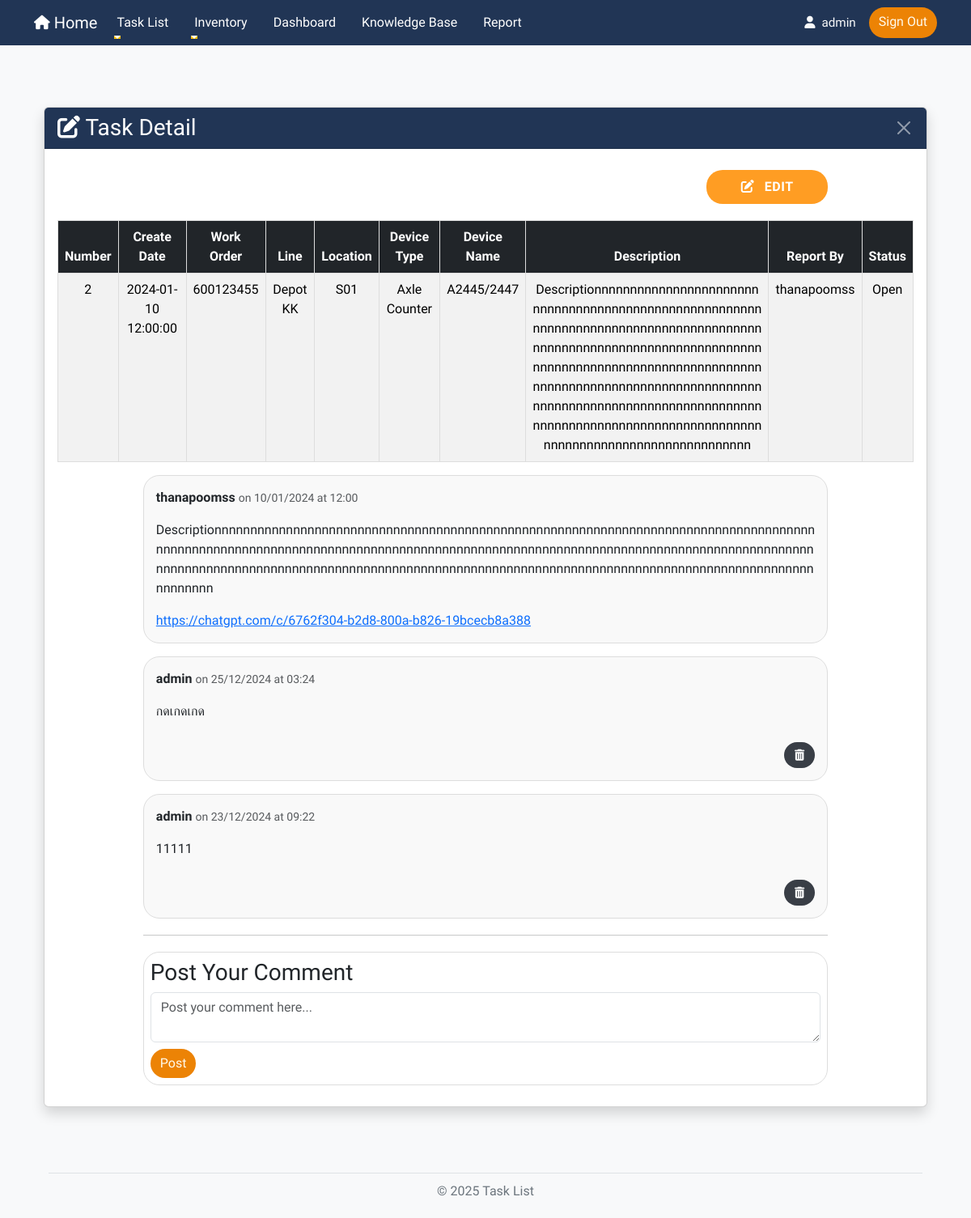
The page /work/worknumber/2 (signed in) on the database as committed earlier.
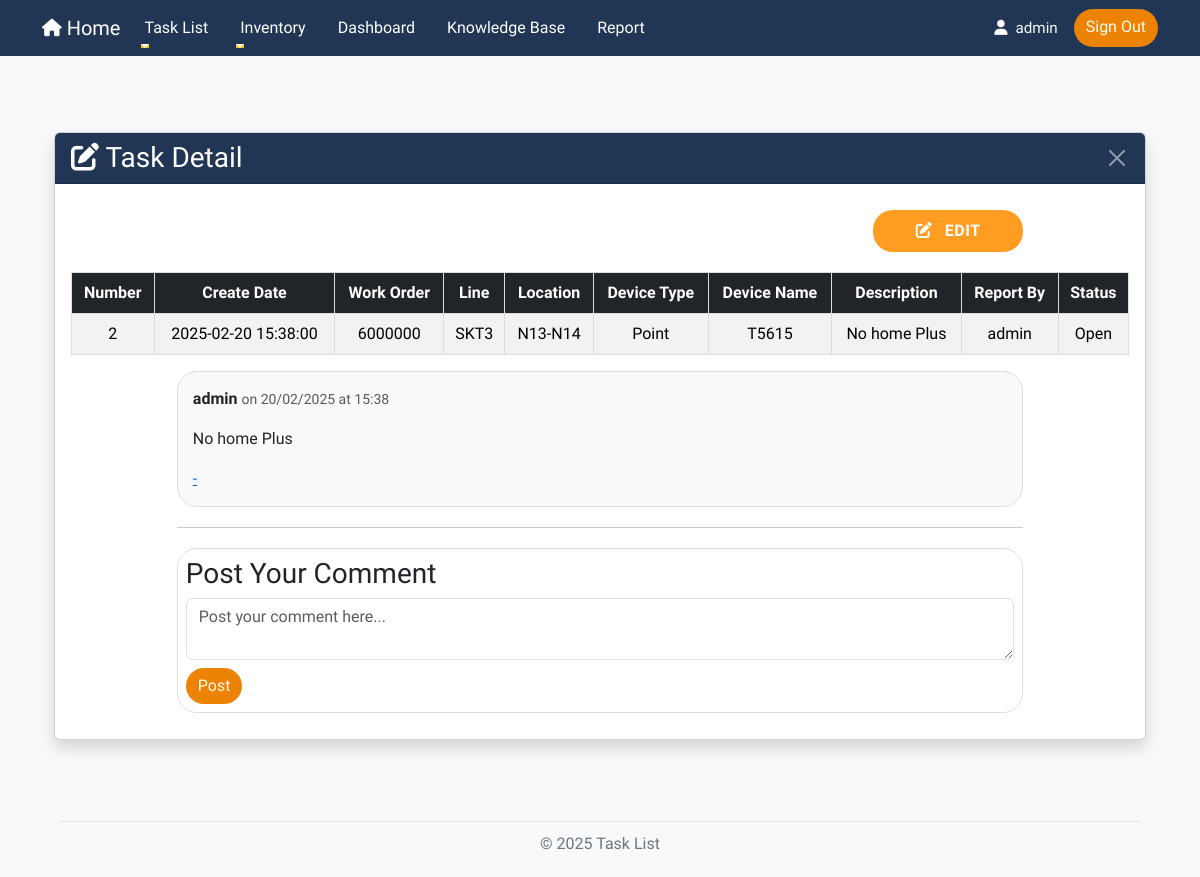
The same page on the database as committed later.
### app/models/Work.py (models this page shows, shortened)
class Work(db.Model):
    number = db.Column(db.Integer, primary_key=True, autoincrement=True)  # เลข 6 หลัก รันอัตโนมัติ
    create_date = db.Column(db.DateTime, default=now_utc)  # วันที่และเวลา สร้างอัตโนมัติ
    work_order = db.Column(db.String(50), nullable=False)          # Work Order
    line_id = db.Column(db.Integer, db.ForeignKey('line.id'), nullable=True)
    location_id = db.Column(db.Integer, db.ForeignKey('location.id'), nullable=True)
    device_type_id = db.Column(db.Integer, db.ForeignKey('device_type.id'), nullable=True)
    device_name_id = db.Column(db.Integer, db.ForeignKey('device_name.id'), nullable=True)
    description = db.Column(db.Text, nullable=False)               # รายละเอียด
    report_by = db.Column(db.String(50), nullable=False)           # ผู้รายงาน
    status = db.Column(db.String(20), nullable=False, default="open")  # สถานะ (ค่าเริ่มต้น: open)
    link = db.Column(db.String(255), nullable=True)           # URL ของไฟล์
    cause_id = db.Column(db.Integer, db.ForeignKey('cause.id'), nullable=True)  # ForeignKey เชื่อมกับ Cause
    point_casedetail_id = db.Column(db.Integer, db.ForeignKey('point_case_detail.id'), nullable=True)  # ForeignKey เชื่อมกับ PointCaseDetail
    line = db.relationship('Line', backref='works')
    location = db.relationship('Location', backref='works')
    device_type = db.relationship('DeviceType', backref='works')
    device_name = db.relationship('DeviceName', backref='works')
    cause = db.relationship('Cause', backref='works')
    point_casedetail = db.relationship('PointCaseDetail', backref='works')

### app/models/Line.py (models this page shows, shortened)
class Line(db.Model):
    id = db.Column(db.Integer, primary_key=True)
    name = db.Column(db.String(50), nullable=False, unique=True)

### app/models/Location.py (models this page shows, shortened)
class Location(db.Model):
    id = db.Column(db.Integer, primary_key=True)
    name = db.Column(db.String(50), nullable=False)
    line_id = db.Column(db.Integer, db.ForeignKey('line.id'), nullable=False)
    line = db.relationship('Line', backref=db.backref('locations', lazy=True))

### app/models/DeviceType.py (models this page shows, shortened)
class DeviceType(db.Model):
    id = db.Column(db.Integer, primary_key=True)
    name = db.Column(db.String(50), nullable=False)
    line_id = db.Column(db.Integer, db.ForeignKey('line.id'), nullable=False)
    line = db.relationship('Line', backref=db.backref('device_types', lazy=True))

### app/models/DeviceName.py (models this page shows, shortened)
class DeviceName(db.Model):
    id = db.Column(db.Integer, primary_key=True)
    name = db.Column(db.String(100), nullable=False)
    device_type_id = db.Column(db.Integer, db.ForeignKey('device_type.id'), nullable=False)
    location_id = db.Column(db.Integer, db.ForeignKey('location.id'), nullable=False)
    device_type = db.relationship('DeviceType', backref=db.backref('device_names', lazy=True))
    location = db.relationship('Location', backref=db.backref('device_names', lazy=True))
    bound = db.Column(db.String(100), nullable=True)
    inandout = db.Column(db.String(100), nullable=True)
    serial_number = db.Column(db.String(100), nullable=True)
    ip_address = db.Column(db.String(45), nullable=True)
    mac_address = db.Column(db.String(17), nullable=True)
    channel = db.Column(db.String(50), nullable=True)
    device_role = db.Column(db.String(50), nullable=True)
    force_data = db.Column(db.String(50), nullable=True)
    vac_white = db.Column(db.String(50), nullable=True)
    current_white = db.Column(db.String(50), nullable=True)
    vac_red = db.Column(db.String(50), nullable=True)
    current_red = db.Column(db.String(50), nullable=True)
    vac_yellow = db.Column(db.String(50), nullable=True)
    current_yellow = db.Column(db.String(50), nullable=True)
    f1_f2 = db.Column(db.String(50), nullable=True)
    red_module = db.Column(db.String(50), nullable=True)
    white_module = db.Column(db.String(50), nullable=True)
    yellow_module = db.Column(db.String(50), nullable=True)

### app/models/Comment.py (models this page shows)
class Comment(db.Model):
    id = db.Column(db.Integer, primary_key=True)
    work_id = db.Column(db.Integer, db.ForeignKey('work.number'), nullable=False)
    user_id = db.Column(db.Integer, db.ForeignKey('user.id'), nullable=False)
    content = db.Column(db.Text, nullable=False)
    timestamp = db.Column(db.DateTime, default=now_utc, nullable=False)
    pdf_url = db.Column(db.String(255), nullable=True)  # URL ของ PDF (สามารถเว้นว่างได้)
    image_url = db.Column(db.String(255), nullable=True)  # URL ของรูปภาพ (สามารถเว้นว่างได้)
    user = db.relationship('User', backref='comments')
    work = db.relationship('Work', backref='comments')

### app/models/User.py (models this page shows, shortened)
class User(UserMixin, db.Model):
    id = db.Column(db.Integer, primary_key=True)
    username = db.Column(db.String(50), unique=True, nullable=False)
    password = db.Column(db.String(255), nullable=False)
    role = db.Column(db.String(20), nullable=False)

### app/work/routes.py (the view, shortened to what this page needs)
@work_bp.route('/worknumber/<int:number>', methods=['GET', 'POST'])
@login_required
def work_detail(number):
    works = Work.query.get(number)
    if not works:
        abort(404)
    line = works.line
    location = works.location
    device_type = works.device_type
    device_name = works.device_name
    form = CommentForm()
    comments = Comment.query.filter_by(work_id=number).order_by(Comment.timestamp.desc()).all()
    return render_template(
        "work_detail.html",
        works=works,
        line=line,
        location=location,
        device_type=device_type,
        device_name=device_name,
        form=form,
        comments=comments
    )

### app/work/forms.py
class CommentForm(FlaskForm):
    comment = TextAreaField('Comment', validators=[DataRequired()])
    pdf_url = StringField('PDF URL')
    image = FileField('Image', validators=[FileAllowed(['jpg', 'png', 'jpeg'], 'Only images are allowed!')])
    submit = SubmitField('Post')

### app/work/templates/work/work_detail.html (shortened to what this page needs)
{% extends "layout.html" %}
{% import "bootstrap/wtf.html" as wtf %}
{% block content %}
<div class="container my-2">
  <div class="container py-5">
    <div class="card shadow">
      <div class="card-header custom-edit-header text-white d-flex justify-content-between align-items-center">
        <h3 class="mb-0">
          <i class="fa-solid fa-pen-to-square"></i> Task Detail
        </h3>
        <a href="{{ url_for('main.index') }}" class="btn-close btn-close-white" aria-label="Close"></a>
      </div>
      <div class="card-body">
        <div class="edit-btn-container mb-3">
          <a href="{{ url_for('work.edit', number=works.number) }}" class="btn custom-edit-btn" style="width: 150px;">
            <i class="fa-solid fa-pen-to-square"></i> Edit
          </a>
        </div>
        <div class="table-responsive-lg mb-3">
          <table class="table table-striped">
            <thead class="table-dark">
              <tr>
                <th>Number</th>
                <th>Create Date</th>
                <th>Work Order</th>
                <th>Line</th>
                <th>Location</th>
                <th>Device Type</th>
                <th>Device Name</th>
                <th>Description</th>
                <th>Report By</th>
                <th>Status</th>
              </tr>
            </thead>
            <tbody>
              <tr>
                <td class="wrap-text">{{ works.number }}</td>
                <td class="wrap-text">{{ works.create_date }}</td>
                <td class="wrap-text">{{ works.work_order }}</td>
                <td class="wrap-text">{{ works.line.name if line else '-' }}</td>
                <td class="wrap-text">{{ works.location.name if location else '-' }}</td>
                <td class="wrap-text">{{ works.device_type.name if device_type else '-' }}</td>
                <td class="wrap-text">{{ works.device_name.name if device_name else '-' }}</td>
                <td class="wrap-text">{{ works.description }}</td>
                <td class="wrap-text">{{ works.report_by }}</td>
                <td class="wrap-text">{{ works.status }}</td>
              </tr>
            </tbody>
          </table>
        </div>
        <div class="comment-card mb-3">
          <p>
            <strong>{{ works.report_by }}</strong>
            <small class="text-muted">
              on {{ works.create_date.strftime('%d/%m/%Y at %H:%M') }}
            </small>
          </p>
          <p>{{ works.description }}</p>
          <a href="{{ works.link }}" target="_blank">{{ works.link }}</a>
        </div>
        {% for comment in comments %}
          <div class="comment-card d-flex flex-column mb-3">
            <div>
              <p>
                <strong>{{ comment.user.username }}</strong>
                <small class="text-muted">
                  on {{ comment.timestamp.strftime('%d/%m/%Y at %H:%M') }}
                </small>
              </p>
              <p>{{ comment.content|safe }}</p>
            </div>
            {% if comment.user_id == current_user.id %}
              <form method="POST" action="{{ url_for('work.delete_comment', comment_id=comment.id) }}" class="align-self-end">
                <button type="submit" class="btn custom-delete-comment-btn">
                  <i class="fa-solid fa-trash-can"></i>
                </button>
              </form>
            {% endif %}
          </div>
        {% endfor %}
        <hr>
        <div class="comment-box">
          <h3>Post Your Comment</h3>
          <form method="POST" action="{{ url_for('work.work_detail', number=works.number) }}" enctype="multipart/form-data" novalidate>
            <div class="form-group">
              {{ form.comment(class="form-control", id="comment", placeholder="Post your comment here...") }}
            </div>
            <div class="form-group mt-2">
              {{ form.submit(class="btn btn-primary custom-login-btn") }}
            </div>
          </form>
        </div>
      </div>
    </div>
  </div>
</div>
{% endblock content %}

Rows that differ between the two databases and show on the page:
no longer on this page (row unchanged): Line: line "Depot KK"
no longer on this page (row edited): Location: location "S01"
no longer on this page (row edited): DeviceType: device_type "Axle Counter"
no longer on this page (row edited): DeviceName: device_name "A2445/2447"
removed Comment: user.username "admin", timestamp "25/12/2024 at 03:24", content "กดเกดเกด"
removed Comment: user.username "admin", timestamp "23/12/2024 at 09:22", content "11111"
changed Work "Open": create_date "2024-01-10 12:00:00" → "2025-02-20 15:38:00"; work_order "600123455" → "6000000"; description "Descriptionnnnnnnnnnnnnnnnnnnnnnnnnnnnnnnnnnnnnnnnnnnnnnnnnnnnnnnnnnnnnnnnnnnnnnnnnnnnnnnnnnnnnnnnnnnnnnnnnnnnnnnnnnnnnnnnnnnnnnnnnnnnnnnnnnnnnnnnnnnnnnnnnnnnnnnnnnnnnnnnnnnnnnnnnnnnnnnnnnnnnnnnnnnnnnnnnnnnnnnnnnnnnnnnnnnnnnnnnnnnnnnnnnnnnnnnnnnnnnnnnnnnnnnnnnnnnnnnnnnnnnnnnnnnnnnnnnnn" → "No home Plus"; report_by "thanapoomss" → "admin"; create_date "10/01/2024 at 12:00" → "20/02/2025 at 15:38"; link "https://chatgpt.com/c/6762f304-b2d8-800a-b826-19bcecb8a388" → "-"
now on this page (row unchanged): Line: line "SKT3"
now on this page (row edited): Location: location "N13-N14"
now on this page (row edited): DeviceType: device_type "Point"
added DeviceName: device_name "T5615"
